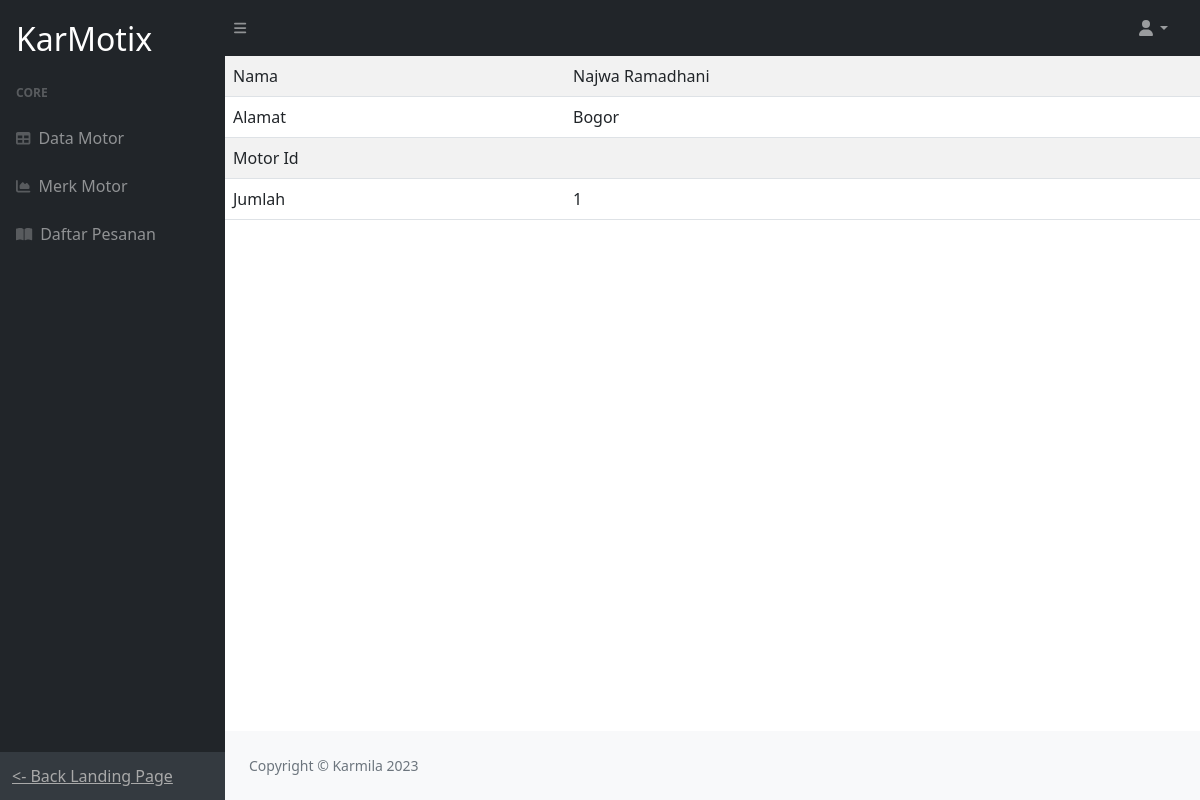
The app's page /ds/view_pesanan.php?id=54 with its own data.
### tables this page shows
CREATE TABLE `pesanan` (
  `id` int(11) NOT NULL,
  `nama_pelanggan` varchar(191) NOT NULL,
  `alamat_pelanggan` text NOT NULL,
  `motor_id` int(45) NOT NULL,
  `quantity` int(11) NOT NULL
);

### ds/view_pesanan.php (the view)
<?php include_once ("layout/header.php"); ?>
<?php include_once ("layout/menu.php"); ?>
<?php include_once ("db_toko_motor.php"); ?>
<?php
    $_id = $_GET['id'];
    $sql = "SELECT * FROM pesanan WHERE id=?";
    $st = $db->prepare($sql);
    $st->execute([$_id]);
    $row = $st->fetch();
?>
<table class="table table-striped">
    <tbody>
        <tr><td>Nama </td><td><?=$row['nama_pelanggan']?></td></tr>
        <tr><td>Alamat</td><td><?=$row['alamat_pelanggan']?></td></tr>
        <tr><td>Motor Id</td><td><?=$row['merk_id']?></td></tr>
        <tr><td>Jumlah </td><td><?=$row['quantity']?></td></tr>
    </tbody>
</table>
 <?php require_once "layout/footer.php";?>

### records on screen
pesanan: nama_pelanggan "Najwa Ramadhani", alamat_pelanggan "Bogor", quantity "1"
